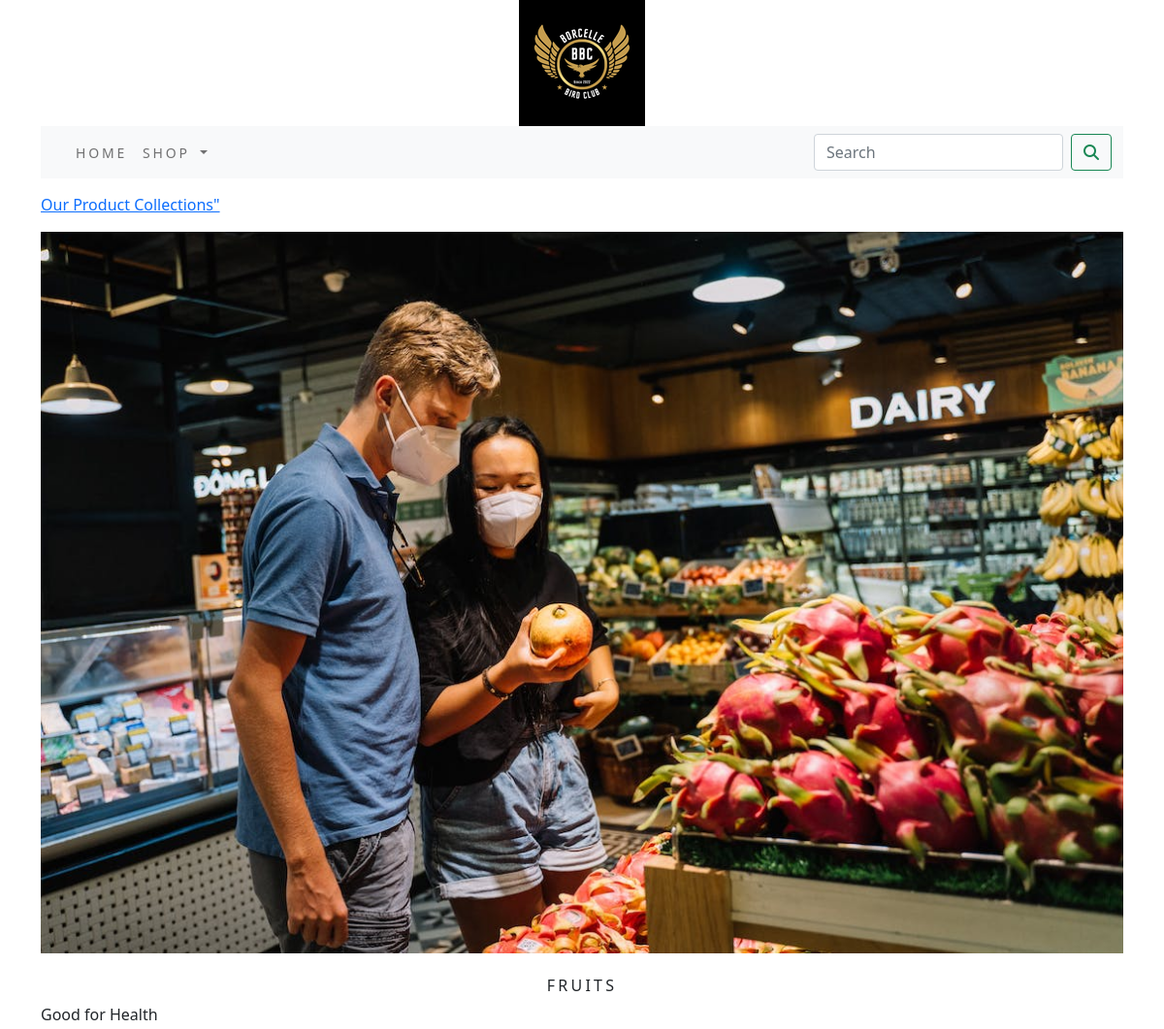
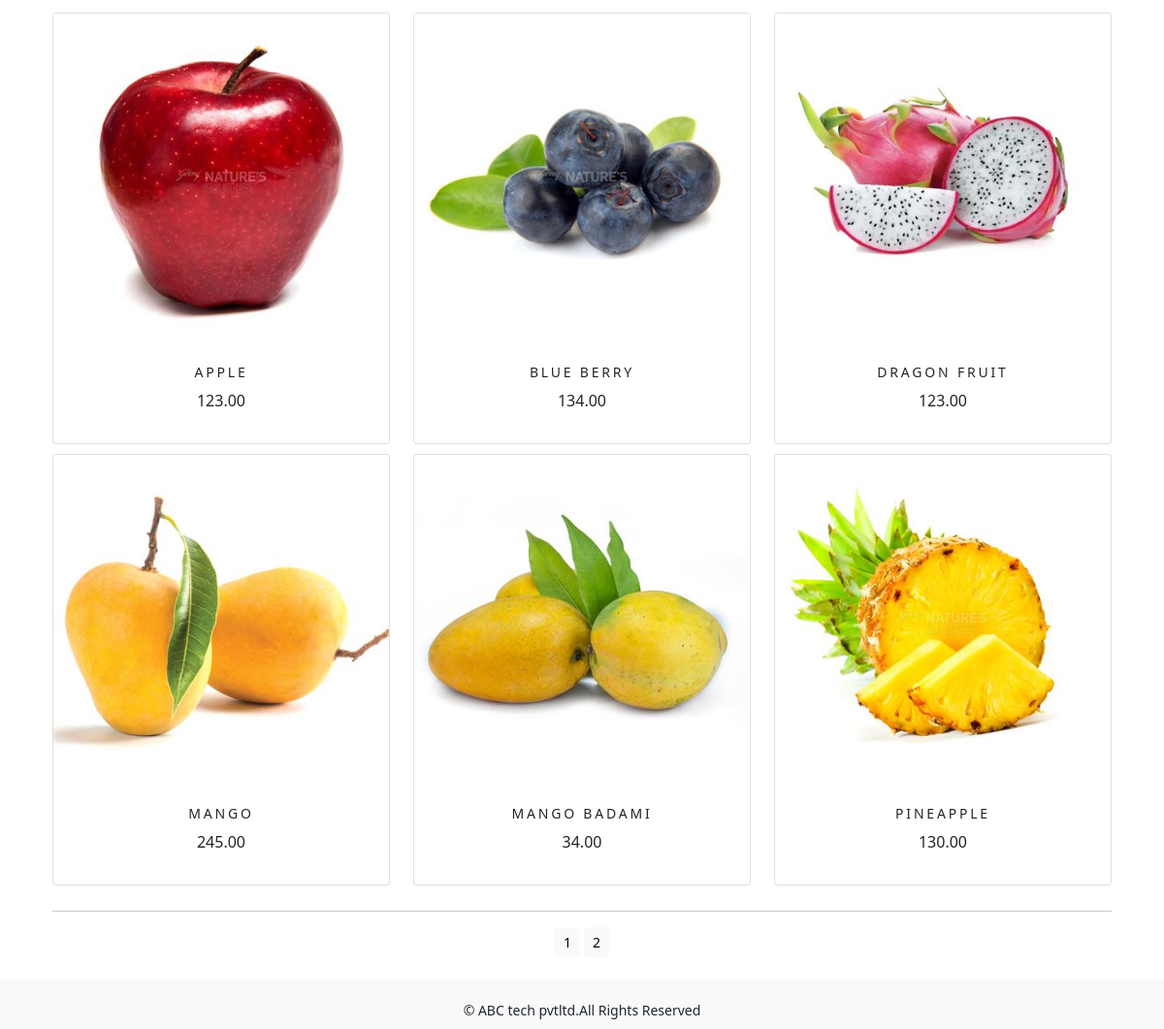
Screenshot of /ecommerceapp/FRUITS/ with the database file from the repository (2 pictures, top to bottom).
### ecommerceapp/models.py (models this page shows, shortened)
class Category(models.Model):
    name=models.CharField(max_length=250,unique=True)
    slug=models.SlugField(max_length=250,unique=True)
    description=models.TextField(blank=True)
    image=models.ImageField(upload_to='category',blank=True)
    class Meta:
        ordering=('name',)
        verbose_name='category'
        verbose_name_plural='categories'
    def get_url(self):
        return reverse('ecommerceapp:product_by_category',args=[self.slug])

class Product(models.Model):
    name=models.CharField(max_length=250,unique=True)
    slug=models.SlugField(max_length=250,unique=True)
    description=models.TextField(blank=True)
    price=models.DecimalField(max_digits=10,decimal_places=2)
    category=models.ForeignKey(Category,on_delete=models.CASCADE)
    image=models.ImageField(upload_to='product',blank=True)
    stock=models.IntegerField()
    available=models.BooleanField(default=True)
    created=models.DateTimeField(auto_now_add=True)
    updated=models.DateTimeField(auto_now=True)
    def get_url(self):
        return  reverse('ecommerceapp:prodCatdetail',args=[self.category.slug,self.slug])
    class Meta:
        ordering=('name',)
        verbose_name='product'
        verbose_name_plural='products'

### ecommerceapp/views.py (the view)
# urls.py: path('', views.allProdCat, name='allProdCat'),
def allProdCat(request, c_slug=None):
    c_page = None
    products_list = None
    if c_slug != None:
        c_page = get_object_or_404(Category, slug=c_slug)
        products_list = Product.objects.all().filter(category=c_page, available=True)
    else:
        products_list = Product.objects.all().filter(available=True)
    paginator = Paginator(products_list, 6)
    try:
        page = int(request.GET.get('page', '1'))
    except:
        page = 1
    try:
        products = paginator.page(page)
    except   (EmptyPage, InvalidPage):
        products = paginator.page(paginator.num_pages)
    return render(request, "category.html", {'category': c_page, 'products': products})

### cart/context_processors.py (called while the page is built)
def counter(request):
    item_count=0
    if 'admin' in request.path:
        return {}
    else:
        try:
            cart=Cart.objects.filter(cart_id=_cart_id(request))
            car_items=CartItem.objects.all().filter(cart=cart[:1])
            for cart_item in car_items:
                item_count += cart_item.quantity
        except Cart.DoesNotExist:
            item_count =0
    return dict(item_count=item_count)

### cart/views.py (called while the page is built)
def _cart_id(request):
    cart=request.session.session_key
    if not cart:
        cart=request.session.create()
    return cart

### ecommerceapp/context_processors.py (called while the page is built)
def menu_links(request):
    links=Category.objects.all()
    return dict(links=links)

### templates/category.html (shortened to what this page needs)
{% extends 'base.html' %}
{% load static %}
{% block content %}
{% if category %}
    <div>
        <div class="row my_row_class">
            <div class="mx-auto">
           <p><a href="{% url 'ecommerceapp:allProdCat' %}"> Our Product Collections"</a></p>
        </div>
            </div>
    </div>
    {% endif %}
<div class="mx_auto">
    {% if category %}
         <img class="my_image" src="{{category.image.url}}" alt="{{category.name}}">
</div>
    <br>
<div>
         <h1 class="text-center my_title">{{category.name}}</h1>
         <p class="text-justify">{{category.description}}</p>
</div>
    {% endif %}
<div class="container">
    <div class="row mx_auto">
        {% for product in products.object_list %}
        <div class="my_bottom_margin col-9 col-sm-4 col-md-4  xol-lg-4">
            <div class="card text-center" style="min-width:18rem;">
                <a href="{{product.get_url}}"><img class ="card-img-top my_image" src="{{product.image.url}}" alt="{{product.name}}"></a>
            <div class="card-body">
               <h4>{{product.name}}</h4>
               <p>{{product.price}}</p>
            </div>
            </div>
        </div>
        {% endfor %}
    </div>
    <div class="mx-auto">
        {% if products.paginator.num_pages > 1 %}
        <hr>
        <div class="text-center">
            {% for pg in products.paginator.page_range %}
                <a href="?page={{pg}}"  class="btn btn-light btn-sm {% if products.number == pg %} active {% endif %}">{{pg}}</a>
            {% endfor %}
        </div>
        {% endif %}
    </div>
    <br>
</div>
{% endblock %}

### static/css/custom.css (style rules this page uses)
body { font-family: 'Roboto', sans-serif; }
.my_row_class { padding-top :15px; }
.my_image { width:100%; height:auto; }
.my_title { font-size:16px; text_transform:uppercase; letter-spacing:.2em; }
.my_bottom_margin { margin-bottom:10px; }
.card-body h4 { font-size:14px; text-transform:uppercase; letter-spacing:.2em }

### rows the page displays
Category: image (picture), name "FRUITS", description "Good for Health"
Product: image (picture), name "APPLE", price "123.00"
Product: image (picture), name "BLUE BERRY", price "134.00"
Product: image (picture), name "DRAGON FRUIT", price "123.00"
Product: image (picture), name "MANGO", price "245.00"
Product: image (picture), name "MANGO BADAMI", price "34.00"
Product: image (picture), name "PINEAPPLE", price "130.00"

### other values shown
{{ pg }} "1" "2"
